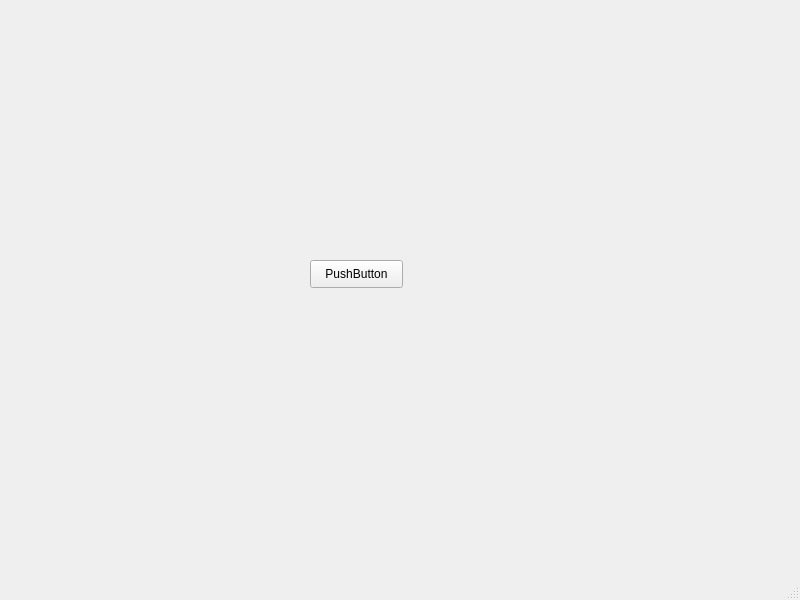
<?xml version="1.0" encoding="UTF-8"?>
<ui version="4.0">
 <class>MainWindow</class>
 <widget class="QMainWindow" name="MainWindow">
  <property name="geometry">
   <rect>
    <x>0</x>
    <y>0</y>
    <width>800</width>
    <height>600</height>
   </rect>
  </property>
  <property name="windowTitle">
   <string>MainWindow</string>
  </property>
  <widget class="QWidget" name="centralwidget">
   <widget class="QPushButton" name="pushButton">
    <property name="geometry">
     <rect>
      <x>310</x>
      <y>260</y>
      <width>93</width>
      <height>28</height>
     </rect>
    </property>
    <property name="text">
     <string>PushButton</string>
    </property>
   </widget>
  </widget>
  <widget class="QMenuBar" name="menubar">
   <property name="geometry">
    <rect>
     <x>0</x>
     <y>0</y>
     <width>800</width>
     <height>26</height>
    </rect>
   </property>
  </widget>
  <widget class="QStatusBar" name="statusbar"/>
 </widget>
 <resources/>
 <connections/>
</ui>
